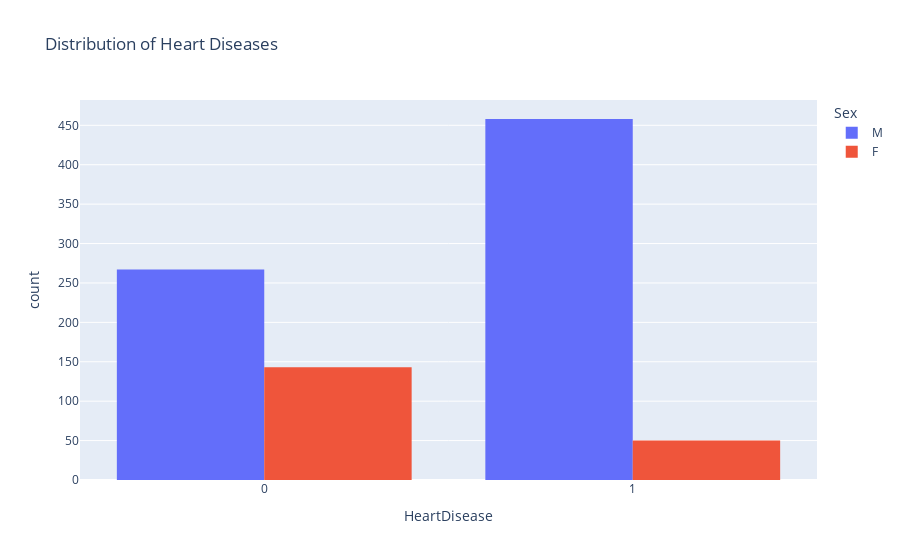
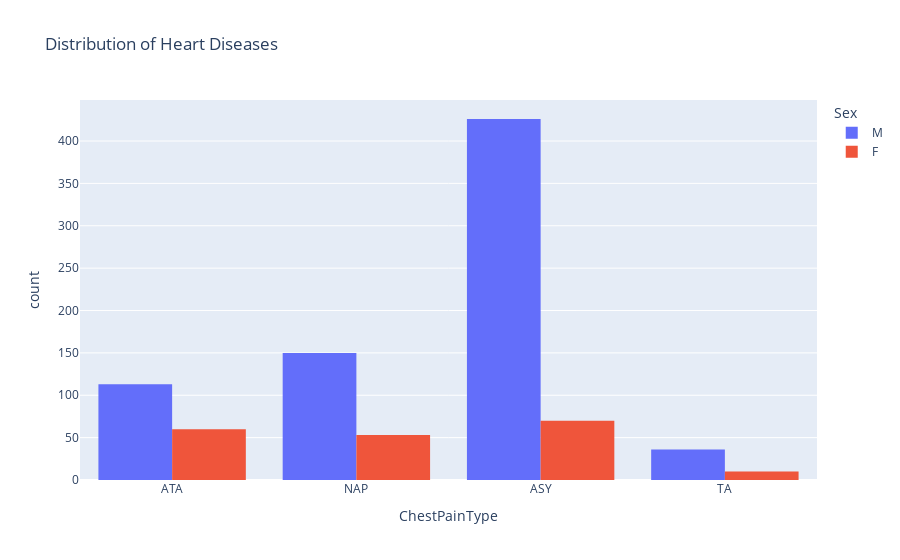

The code cell stored with these charts, in order, in its notebook:
### Code cell
# Покажем также распределение сердечных заболеваний среди мужчин и женщин.
fig=px.histogram(df, x="HeartDisease", color="Sex",
    hover_data=df.columns,
    title="Distribution of Heart Diseases",
barmode="group")
fig.show()
fig=px.histogram(df, x="ChestPainType", color="Sex",
    hover_data=df.columns,
    title="Distribution of Heart Diseases",
barmode="group")
fig.show()

### Figure 1 — Plotly figure (JSON) as saved in the notebook; plotly's stock layout.template omitted (floating-point values rounded to 4 significant figures; data arrays with more than 128 entries replaced by an {"elided": "..."} marker saying what was removed)
{"data": [{"alignmentgroup": "True", "bingroup": "x", "hovertemplate": "Sex=M<br>HeartDisease=%{x}<br>count=%{y}<extra></extra>", "legendgroup": "M", "marker": {"color": "#636efa", "pattern": {"shape": ""}}, "name": "M", "offsetgroup": "M", "orientation": "v", "showlegend": true, "type": "histogram", "x": {"elided": "725 int values"}, "xaxis": "x", "yaxis": "y"}, {"alignmentgroup": "True", "bingroup": "x", "hovertemplate": "Sex=F<br>HeartDisease=%{x}<br>count=%{y}<extra></extra>", "legendgroup": "F", "marker": {"color": "#EF553B", "pattern": {"shape": ""}}, "name": "F", "offsetgroup": "F", "orientation": "v", "showlegend": true, "type": "histogram", "x": {"elided": "193 int values"}, "xaxis": "x", "yaxis": "y"}], "layout": {"barmode": "group", "legend": {"title": {"text": "Sex"}, "tracegroupgap": 0}, "title": {"text": "Distribution of Heart Diseases"}, "xaxis": {"anchor": "y", "domain": [0, 1], "title": {"text": "HeartDisease"}}, "yaxis": {"anchor": "x", "domain": [0, 1], "title": {"text": "count"}}}}

### Figure 2 — Plotly figure (JSON) as saved in the notebook; plotly's stock layout.template omitted (floating-point values rounded to 4 significant figures; data arrays with more than 128 entries replaced by an {"elided": "..."} marker saying what was removed)
{"data": [{"alignmentgroup": "True", "bingroup": "x", "hovertemplate": "Sex=M<br>ChestPainType=%{x}<br>count=%{y}<extra></extra>", "legendgroup": "M", "marker": {"color": "#636efa", "pattern": {"shape": ""}}, "name": "M", "offsetgroup": "M", "orientation": "v", "showlegend": true, "type": "histogram", "x": {"elided": "725 str values"}, "xaxis": "x", "yaxis": "y"}, {"alignmentgroup": "True", "bingroup": "x", "hovertemplate": "Sex=F<br>ChestPainType=%{x}<br>count=%{y}<extra></extra>", "legendgroup": "F", "marker": {"color": "#EF553B", "pattern": {"shape": ""}}, "name": "F", "offsetgroup": "F", "orientation": "v", "showlegend": true, "type": "histogram", "x": {"elided": "193 str values"}, "xaxis": "x", "yaxis": "y"}], "layout": {"barmode": "group", "legend": {"title": {"text": "Sex"}, "tracegroupgap": 0}, "title": {"text": "Distribution of Heart Diseases"}, "xaxis": {"anchor": "y", "domain": [0, 1], "title": {"text": "ChestPainType"}}, "yaxis": {"anchor": "x", "domain": [0, 1], "title": {"text": "count"}}}}
